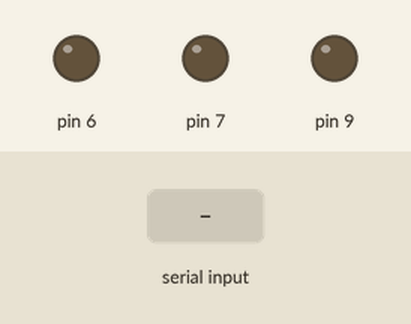
Recording of a sketch running on a simulated Arduino Uno, built with avr-gcc and run on an emulated ATmega328P. Shown: output pins drawn as LEDs (lit = HIGH). The inputs (shaded band) are chosen by the test bench. Pins used as bus, display or sensor lines are not drawn.

Above: at 1.2 s.
1.3 s: "f" received over Serial
At 2.5 s:
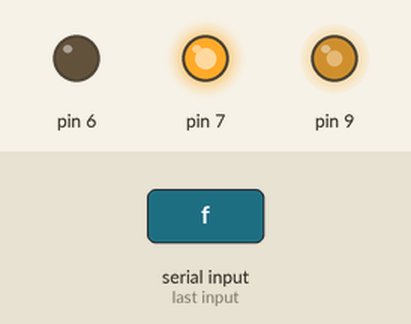
2.8 s: "+" received over Serial
At 3.8 s:
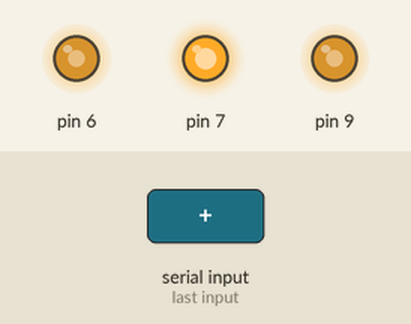
Timing chart, 0 to 5.8 s (numbered marks = the images above; inputs shaded):
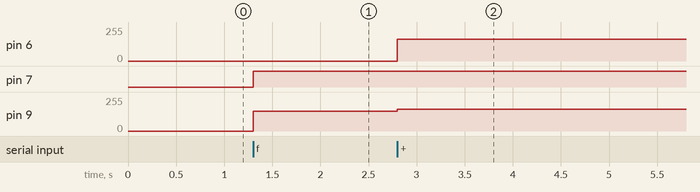

Measured:
- after the input at 1.3 s, pin 7: LOW → HIGH at once; pin 9: 0/255 → 150/255 at once
- after the input at 2.8 s, pin 6: 0/255 → 165/255 at once; pin 9: 150/255 → 165/255 at once

The sketch:

sketch_MotorControl.ino
```cpp
#define MOTLeft_1_ENB 9
#define MOTLeft_1_IN3 38
#define MOTLeft_1_IN4 39
#define MOTLeft_2_ENB 6
#define MOTLeft_2_IN3 26
#define MOTLeft_2_IN4 27
#define MOTLeft_3_ENA 7
#define MOTLeft_3_IN1 30
#define MOTLeft_3_IN2 31

//RIGH motors
#define MOTRight_1_ENA 8
#define MOTRight_1_IN1 34
#define MOTRight_1_IN2 35
#define MOTRight_2_ENA 5
#define MOTRight_2_IN1 22
#define MOTRight_2_IN2 23
#define MOTRight_3_ENB 10
#define MOTRight_3_IN3 42
#define MOTRight_3_IN4 43

int SpeedTest = 150;

class Motor
{
  private:
     int pwmPin;
     int in1Pin;
     int in2Pin;
     int speed;
  public:
    //Constructor default sin uso
    Motor() {}
    //Constructor
    Motor(int pwmPin, int in1Pin, int in2Pin)
    {
      this->pwmPin = pwmPin;
      this->in1Pin = in1Pin;
      this->in2Pin = in2Pin;
      this->speed = 0;
      init();
     }
    //Métodos
    void init()
    {
      //Definimos Pines como salida pwm e in
      pinMode(pwmPin, OUTPUT);
      pinMode(in1Pin, OUTPUT);
      pinMode(in2Pin, OUTPUT);
       // Asegurarse que el motor esté detenido al iniciar
      stop();
      //Para agregar más rutinas de inicialización
    }

    void forward()
    {
      digitalWrite(in1Pin, HIGH);
      digitalWrite(in2Pin, LOW);
      analogWrite(pwmPin, speed);
    }

    void backward()
    {
      digitalWrite(in1Pin, LOW);
      digitalWrite(in2Pin, HIGH);
      analogWrite(pwmPin, speed);
    }

    void stop()
    {
      digitalWrite(in1Pin, LOW);
      digitalWrite(in2Pin, LOW);
      analogWrite(pwmPin, 0);
      this->speed = 0;
    }

    //Método para asignar velocidad
    void setSpeed(int newSpeed)
    {
      // Aseguramos que la velocidad esté en el rango 0-255
      this->speed = constrain(newSpeed, 0, 255);
      analogWrite(pwmPin, this->speed);
    }

    // Método para leer la velocidad
    int getSpeed()
    {
      return this->speed;
    }
};

//MOTORS
//FRONT AXLE
  //front axle left
Motor motorL_1 (MOTLeft_1_ENB, MOTLeft_1_IN3, MOTLeft_1_IN4);
  //front axle rigth
Motor motorR_1 (MOTRight_1_ENA, MOTRight_1_IN1, MOTRight_1_IN2);
//MIDDLE AXLE
  //Middle axle Left
Motor motorL_2 (MOTLeft_2_ENB, MOTLeft_2_IN3, MOTLeft_2_IN4);
  //Middle axle right
Motor motorR_2 (MOTRight_2_ENA, MOTRight_2_IN1, MOTRight_2_IN2);
//REAR AXLE
  //Rear axle left
Motor motorL_3 (MOTLeft_3_ENA, MOTLeft_3_IN1, MOTLeft_3_IN2);
  //Rear axle right
Motor motorR_3 (MOTRight_3_ENB, MOTRight_3_IN3, MOTRight_3_IN4);


void setup()
{
  //Código de Inicialización SETUP
  Serial.begin(9600);
    //Serial.println("Motores inicializados");
}

void loop()
{
  // Código Loop
  if (Serial.available() > 0) {
    char comando = Serial.read();
    // Controlamos el motor en función del comando recibido
    if (comando == 'f') {
      controlarMotores(SpeedTest, true);
    } else if (comando == 'b') {
        controlarMotores(SpeedTest, false);
    } else if (comando == 's') {
        detenerMotores();
        SpeedTest = 0;
    } else if (comando == '+') {  // '+' para aumentar la velocidad
        ajustarVelocidad(15);
    } else if (comando == '-') {  // '-' para disminuir la velocidad
        ajustarVelocidad(-15);
    }
  }
}

void controlarMotores(int speed, bool forward) {
  if (forward) {
      motorL_1.setSpeed(speed);
      motorL_1.forward();
      motorL_2.setSpeed(speed);
      motorL_2.forward();
      motorL_3.setSpeed(speed);
      motorL_3.forward();
      motorR_1.setSpeed(speed);
      motorR_1.forward();
      motorR_2.setSpeed(speed);
      motorR_2.forward();
      motorR_3.setSpeed(speed);
      motorR_3.forward();
  } else {
      motorL_1.setSpeed(speed);
      motorL_1.backward();
      motorL_2.setSpeed(speed);
      motorL_2.backward();
      motorL_3.setSpeed(speed);
      motorL_3.backward();

      motorR_1.setSpeed(speed);
      motorR_1.backward();
      motorR_2.setSpeed(speed);
      motorR_2.backward();
      motorR_3.setSpeed(speed);
      motorR_3.backward();
  }
}

void detenerMotores() {
  motorL_1.stop();
  motorL_2.stop();
  motorL_3.stop();
  motorR_1.stop();
  motorR_2.stop();
  motorR_3.stop();
}

void ajustarVelocidad(int ajuste) {
  SpeedTest = constrain(SpeedTest + ajuste, 0, 255);
  motorL_1.setSpeed(SpeedTest);
  motorL_2.setSpeed(SpeedTest);
  motorL_3.setSpeed(SpeedTest);
  motorR_1.setSpeed(SpeedTest);
  motorR_2.setSpeed(SpeedTest);
  motorR_3.setSpeed(SpeedTest);
}
```
